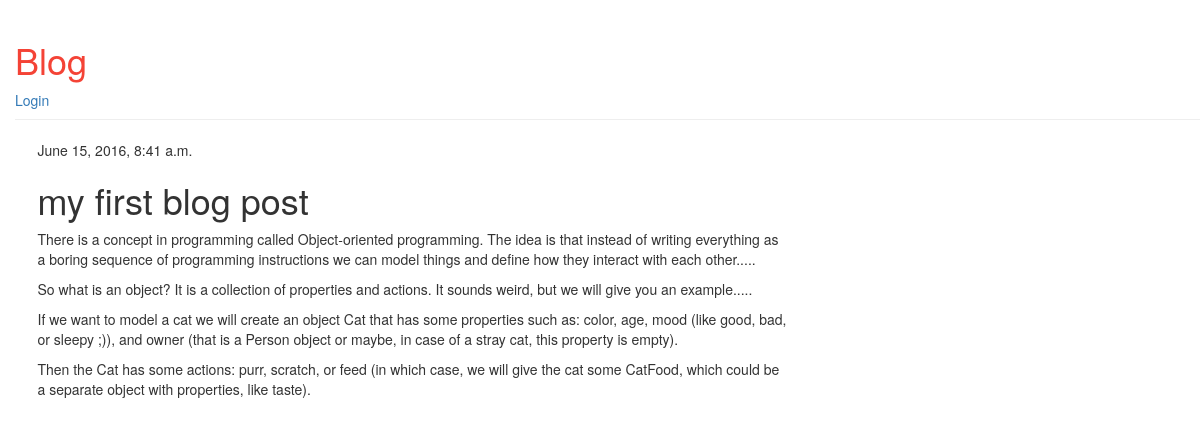
The app's page /post/1/ with its own data.
### blog/models.py (models this page shows, shortened)
class Post(models.Model):
    author = models.ForeignKey('auth.User')
    title = models.CharField(max_length=200)
    text = models.TextField()
    created_date = models.DateTimeField(default=timezone.now())
    published_date = models.DateTimeField(blank=True, null=True)

### blog/views.py (the view)
# urls.py: url(r'^post/(?P<pk>\d+)/$', views.post_detail, name="post_detail"),
def post_detail(request, pk):
    post = get_object_or_404(Post, pk=pk)
    return render(request, 'blog/post_detail.html', {'post': post})

### blog/templates/blog/post_detail.html (shortened to what this page needs)
{% extends "blog/base.html" %}
{% block content %}
  <div>
    {% if post.published_date %}
    <div>
      {{post.published_date}}
    </div>
    {% endif %}
    <h1>{{post.title}}</h1>
    <p>
      {{post.text | linebreaks}}
    </p>
  </div>
{% endblock %}

### blog/static/css/blog.css (style rules this page uses)
body { padding-left: 15px; }

### records on screen
Post: published_date "June 15, 2016, 8:41 a.m.", title "my first blog post", text "There is a concept in programming called Object-oriented programming. The idea is that instead of writing everything as a boring sequence of programming instructions we can model things and define how they interact with each other..... So what is an object? It is a collection of properties and actions. It sounds weird, but we will give you an example..... If we want to model a cat we will create an object Cat that has some properties such as: color, age, mood (like good, bad, or sleepy ;)), and owner (that is a Person object or maybe, in case of a stray cat, this property is empty). Then the Cat has some actions: purr, scratch, or feed (in which case, we will give the cat some CatFood,…"
